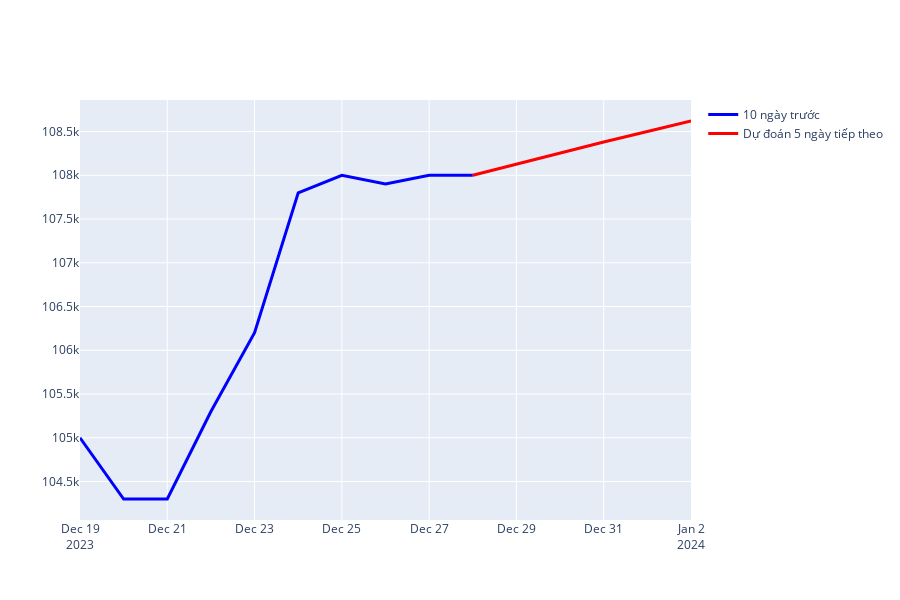

Notebook code cell kept with this figure:
### Code cell
# Tạo danh sách các ngày
last_date = datetime.datetime.strptime('2023-12-29', '%Y-%m-%d')
date_list = [last_date + datetime.timedelta(days=x) for x in range(num_prediction)]
date_list = [last_date - datetime.timedelta(days=x) for x in range(10, 0, -1)] + date_list

# Chuyển đổi danh sách ngày thành chuỗi để hiển thị trên biểu đồ
date_list = [date.strftime('%Y-%m-%d') for date in date_list]

# Tạo biểu đồ
fig = go.Figure()

# Thêm dữ liệu 10 ngày trước
fig.add_trace(go.Scatter(x=date_list[:10], y=scaler.inverse_transform(dataset_cluster1[-10:]).reshape(-1),
                    mode='lines',
                    name='10 ngày trước',
                    line=dict(color='blue', width=3)))

# Thêm dự đoán 5 ngày tiếp theo
fig.add_trace(go.Scatter(x=date_list[9:], y=list(scaler.inverse_transform(dataset_cluster1[-1:]).reshape(-1)) + list(predictions_cluster1.reshape(-1)),
                    mode='lines',
                    name='Dự đoán 5 ngày tiếp theo',
                    line=dict(color='red', width=3)))

# Dãn biểu đồ theo chiều dọc
fig.update_layout(height=600)

fig.show()

### Figure 1 — Plotly figure (JSON) as saved in the notebook; plotly's stock layout.template omitted (floating-point values rounded to 4 significant figures)
{"data": [{"line": {"color": "blue", "width": 3}, "mode": "lines", "name": "10 ngày trước", "type": "scatter", "x": ["2023-12-19", "2023-12-20", "2023-12-21", "2023-12-22", "2023-12-23", "2023-12-24", "2023-12-25", "2023-12-26", "2023-12-27", "2023-12-28"], "y": [105000, 104300, 104300, 105300, 106200, 107800, 108000, 107900, 108000, 108000]}, {"line": {"color": "red", "width": 3}, "mode": "lines", "name": "Dự đoán 5 ngày tiếp theo", "type": "scatter", "x": ["2023-12-28", "2023-12-29", "2023-12-30", "2023-12-31", "2024-01-01", "2024-01-02"], "y": [108000, 108100.0, 108300.0, 108400.0, 108500.0, 108600.0]}], "layout": {"height": 600}}
